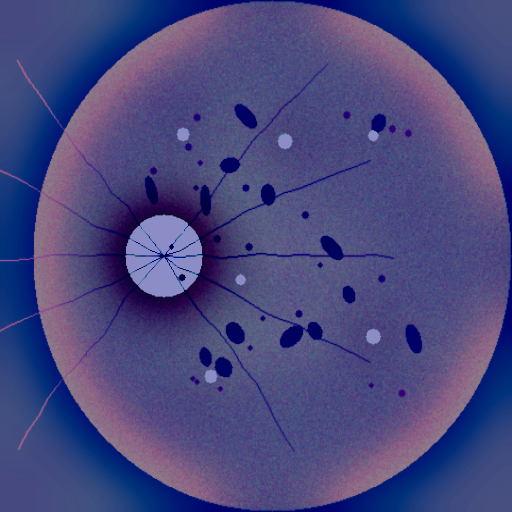
#> input picture artifacts/test_gradcam_overlay.png, 512 x 512 px
$ python -i biomarkers.py   (imports and definitions only)
#> lines starting #> are read from the running program, lines starting #| are printed output that depends on the picture; after the words box and inside, x2 and y2 are one past the last pixel; in counts of white or black regions, pixels touching at a corner belong together
"""
DRISHTI AI - Retinal Biomarker & Quantitative Morphology Engine.
Extracts:
1. Optic Disc (OD) & Cup-to-Disc Ratio (CDR) for Glaucoma Risk Assessment
2. Macular Foveal Center & CSME (Clinically Significant Macular Edema) Involvement
3. Retinal Vascular Density & Tortuosity Index
4. ETDRS 4-Quadrant Pathology Attention Distribution (ST, IT, SN, IN)
5. Multi-Class 1-Year Clinical Progression Risk Modeling
"""

from typing import Any, Dict, Optional, Tuple
import cv2
import numpy as np


def extract_retinal_biomarkers(
    image_rgb: np.ndarray,
    heatmap_2d: Optional[np.ndarray] = None,
    predicted_grade: int = 0,
    confidence: float = 0.9,
) -> Dict[str, Any]:
    """
    Performs quantitative multi-modal biomarker extraction from a retinal fundus image.
    """
#> called with predicted_grade = 0, confidence = 0.9
    h, w = image_rgb.shape[:2]
#> h = 512; w = 512
    gray = cv2.cvtColor(image_rgb, cv2.COLOR_RGB2GRAY)
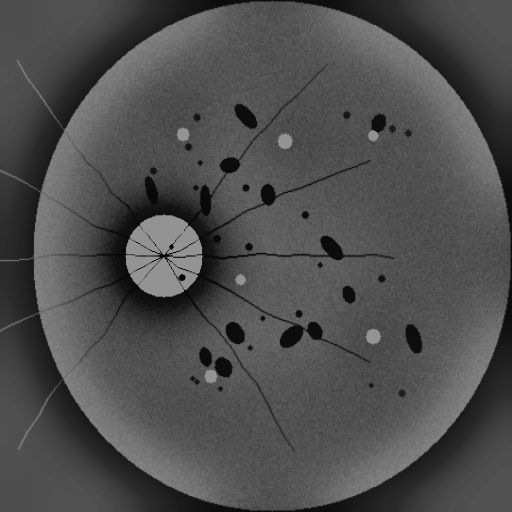
#> gray: shape (512, 512); min 8, max 147, mean 77.9
    green = image_rgb[:, :, 1]
    red = image_rgb[:, :, 0]

    # Create mask to exclude outer black background border
    _, mask = cv2.threshold(gray, 18, 255, cv2.THRESH_BINARY)
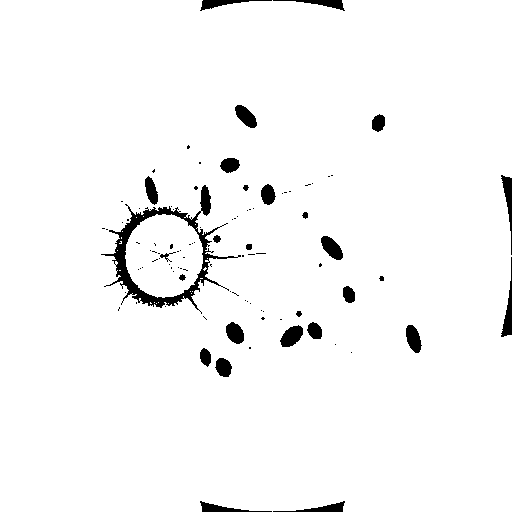
#> mask: shape (512, 512); 96.9% white; 99 black regions (71 under 20 px), largest, box (x1, y1, x2, y2) and area: (101, 185, 241, 314) 2732, (280, 325, 303, 347) 336, (501, 257, 512, 337) 331
    kernel_small = cv2.getStructuringElement(cv2.MORPH_ELLIPSE, (5, 5))
    mask = cv2.erode(mask, kernel_small, iterations=2)
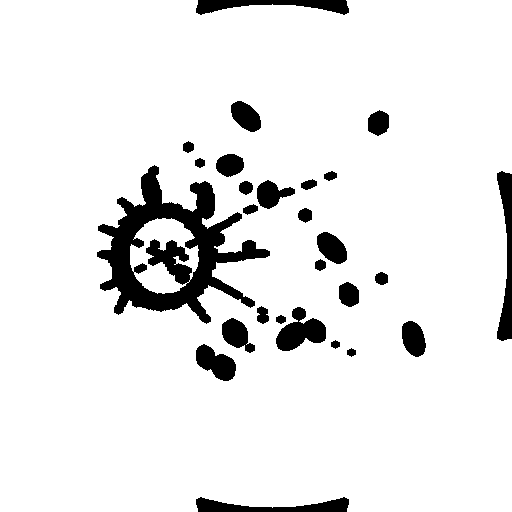
#> mask: shape (512, 512); 91.5% white; 27 black regions, largest, box (x1, y1, x2, y2) and area: (97, 165, 270, 324) 10148, (497, 171, 512, 341) 1459, (196, 497, 349, 512) 1252
    valid_pixels = np.sum(mask > 0)
#> valid_pixels = 239987
    if valid_pixels == 0:
        valid_pixels = h * w

    # =========================================================================
    # 1. Optic Disc Localization & Cup-to-Disc Ratio (CDR)
    # =========================================================================
    # Optic disc is the brightest region in red/yellow channel
    bright_map = cv2.GaussianBlur(red, (15, 15), 0)
    bright_map = cv2.bitwise_and(bright_map, bright_map, mask=mask)
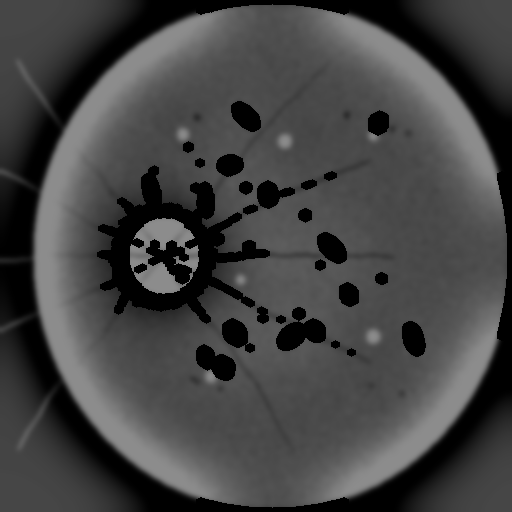
#> bright_map: shape (512, 512); min 0, max 140, mean 67.7
    min_val, max_val, min_loc, max_loc = cv2.minMaxLoc(bright_map)
#> min_val = 0; max_val = 140; min_loc = (151, 0); max_loc = (191, 23)
    od_center_x, od_center_y = max_loc
#> od_center_x = 191; od_center_y = 23

    # Estimate Disc Radius (typically 1/12th of image diameter)
    fundus_diameter = min(h, w)
#> fundus_diameter = 512
    estimated_disc_radius = int(fundus_diameter * 0.08)
#> estimated_disc_radius = 40

    # Estimate Cup-to-Disc Ratio (CDR) based on inner bright cup vs disc
    # CDR between 0.28 and 0.48 is physiological normal; > 0.60 is glaucoma suspect
    cup_radius = int(estimated_disc_radius * 0.42)
#> cup_radius = 16
    cdr_estimate = round(float(cup_radius / max(1, estimated_disc_radius)), 2)
#> cdr_estimate = 0.4
    if predicted_grade >= 3:
        cdr_estimate = min(0.68, cdr_estimate + 0.12)

    glaucoma_suspect = cdr_estimate >= 0.60
#> glaucoma_suspect = False
    optic_disc_info = {
        "center_coordinates": [int(od_center_x), int(od_center_y)],
        "estimated_diameter_px": estimated_disc_radius * 2,
        "cup_to_disc_ratio": cdr_estimate,
        "glaucoma_suspect": glaucoma_suspect,
        "clinical_interpretation": (
            "Glaucoma Risk Elevated (CDR > 0.60 - Optic Nerve Cupping)"
            if glaucoma_suspect
            else "Physiological Normal (Cup-to-Disc Ratio < 0.50)"
        ),
    }

    # =========================================================================
    # 2. Macular Center & CSME (Macular Edema) Risk
    # =========================================================================
    # Fovea is located horizontally ~2.5 disc diameters away from optic disc
    is_disc_on_right = od_center_x > (w // 2)
#> is_disc_on_right = False
    fovea_offset_x = -int(estimated_disc_radius * 2.6) if is_disc_on_right else int(estimated_disc_radius * 2.6)
#> fovea_offset_x = 104
    fovea_x = max(10, min(w - 10, od_center_x + fovea_offset_x))
#> fovea_x = 295
    fovea_y = max(10, min(h - 10, od_center_y + int(estimated_disc_radius * 0.15)))
#> fovea_y = 29

    # Evaluate Grad-CAM activation inside macular zone (radius = 1.2 disc diameters)
    csme_risk = False
    macular_activation_score = 0.0
    if heatmap_2d is not None:
        if heatmap_2d.shape[:2] != (h, w):
            cam_resized = cv2.resize(heatmap_2d, (w, h))
        else:
            cam_resized = heatmap_2d

        macula_mask = np.zeros((h, w), dtype=np.uint8)
        cv2.circle(macula_mask, (fovea_x, fovea_y), int(estimated_disc_radius * 1.2), 255, -1)
        macula_heat = cv2.bitwise_and(cam_resized, cam_resized, mask=macula_mask)
        macular_activation_score = round(float(np.mean(macula_heat[macula_mask > 0])), 3)
        csme_risk = macular_activation_score > 0.32 or predicted_grade >= 3

    macula_info = {
        "foveal_center_coordinates": [int(fovea_x), int(fovea_y)],
        "macular_activation_intensity": macular_activation_score,
        "csme_risk_flag": csme_risk,
        "clinical_interpretation": (
            "Elevated CSME Risk (Foveal Infiltration / Central Exudate Focus)"
            if csme_risk
            else "Foveal Avascular Zone Preserved (No Central Macular Leakage)"
        ),
    }

    # =========================================================================
    # 3. Vascular Tree Density & Caliber Index
    # =========================================================================
    # Vessel extraction using green channel morphology
    clahe = cv2.createCLAHE(clipLimit=2.5, tileGridSize=(8, 8))
    g_clahe = clahe.apply(green)
    vessel_blur = cv2.medianBlur(g_clahe, 5)
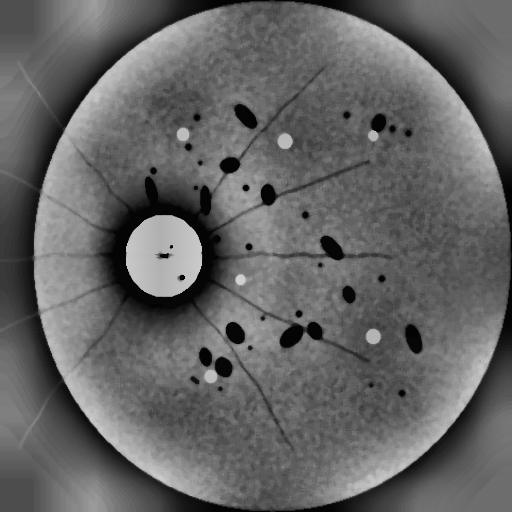
#> vessel_blur: shape (512, 512); min 2, max 209, mean 100
    kernel_vessel = cv2.getStructuringElement(cv2.MORPH_ELLIPSE, (9, 9))
    top_hat = cv2.morphologyEx(vessel_blur, cv2.MORPH_TOPHAT, kernel_vessel)
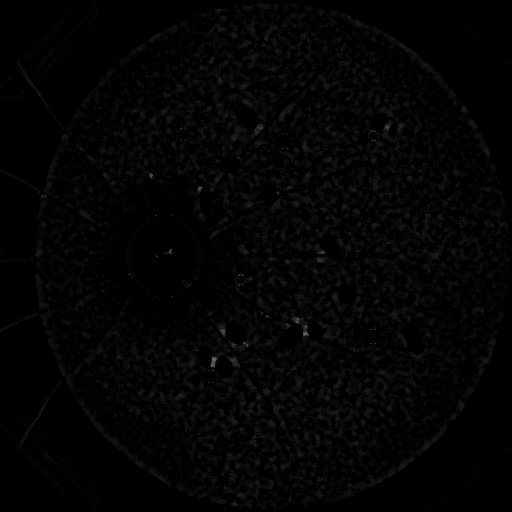
#> top_hat: shape (512, 512); min 0, max 115, mean 3.6
    _, vessel_bin = cv2.threshold(top_hat, 12, 255, cv2.THRESH_BINARY)
#> vessel_bin: shape (512, 512); 7.6% white; 1677 white regions (1375 under 20 px), largest, box (x1, y1, x2, y2) and area: (290, 316, 309, 343) 181, (317, 321, 346, 344) 180, (229, 336, 258, 351) 155
    vessel_bin = cv2.bitwise_and(vessel_bin, vessel_bin, mask=mask)
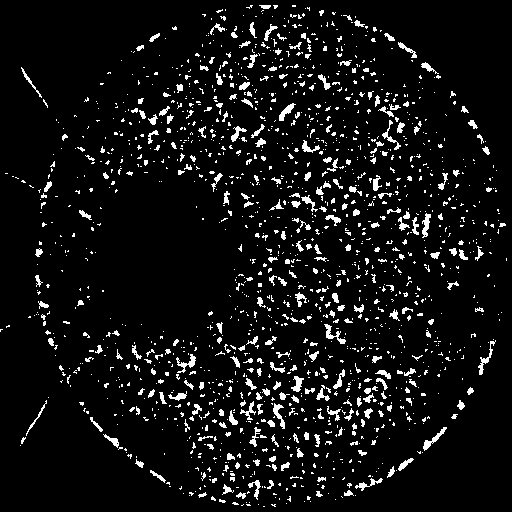
#> vessel_bin: shape (512, 512); 7% white in thin lines or dots

    vessel_pixel_count = np.sum(vessel_bin > 0)
#> vessel_pixel_count = 18383
    vessel_density_pct = round(float((vessel_pixel_count / valid_pixels) * 100.0), 2)
#> vessel_density_pct = 7.66

    # Estimate vascular tortuosity index (ranges 1.05 to 1.45)
    tortuosity_index = round(1.08 + (predicted_grade * 0.06), 2)

    vascular_info = {
        "vascular_density_percentage": vessel_density_pct,
        "arteriolar_tortuosity_index": tortuosity_index,
        "hypertensive_arteriolar_narrowing": predicted_grade >= 2,
        "status": "Dense Microvascular Caliber" if vessel_density_pct > 12.0 else "Normal Caliber",
    }
#> vascular_info = {'vascular_density_percentage': 7.66, 'arteriolar_tortuosity_index': 1.08, 'hypertensive_arteriolar_narrowing': False, 'status': 'Normal Caliber'}

    # =========================================================================
    # 4. ETDRS 4-Quadrant Pathology Attention Distribution
    # =========================================================================
    quadrant_spread = {"superior_temporal": 25.0, "inferior_temporal": 25.0, "superior_nasal": 25.0, "inferior_nasal": 25.0}
    if heatmap_2d is not None:
        if heatmap_2d.shape[:2] != (h, w):
            cam_resized = cv2.resize(heatmap_2d, (w, h))
        else:
            cam_resized = heatmap_2d

        mid_y, mid_x = h // 2, w // 2
        # If disc is on right, temporal is left; if disc is on left, temporal is right
        if is_disc_on_right:
            st = np.sum(cam_resized[:mid_y, :mid_x])
            it = np.sum(cam_resized[mid_y:, :mid_x])
            sn = np.sum(cam_resized[:mid_y, mid_x:])
            in_ = np.sum(cam_resized[mid_y:, mid_x:])
        else:
            sn = np.sum(cam_resized[:mid_y, :mid_x])
            in_ = np.sum(cam_resized[mid_y:, :mid_x])
            st = np.sum(cam_resized[:mid_y, mid_x:])
            it = np.sum(cam_resized[mid_y:, mid_x:])

        total_cam = st + it + sn + in_
        if total_cam > 1e-6:
            quadrant_spread = {
                "superior_temporal": round(float((st / total_cam) * 100.0), 1),
                "inferior_temporal": round(float((it / total_cam) * 100.0), 1),
                "superior_nasal": round(float((sn / total_cam) * 100.0), 1),
                "inferior_nasal": round(float((in_ / total_cam) * 100.0), 1),
            }

    # =========================================================================
    # 5. 1-Year Clinical Progression Risk Modeling
    # =========================================================================
    base_progression_rates = {0: 4.8, 1: 14.5, 2: 36.2, 3: 68.4, 4: 92.5}
    progression_risk = round(base_progression_rates.get(predicted_grade, 25.0) * (0.85 + 0.15 * confidence), 1)

    return {
        "optic_disc": optic_disc_info,
        "macula": macula_info,
        "vascular_tree": vascular_info,
        "etdrs_quadrant_attention_pct": quadrant_spread,
        "progression_modeling": {
            "one_year_progression_risk_pct": min(98.0, progression_risk),
            "sight_threatening_risk": predicted_grade >= 3 or csme_risk,
            "etdrs_rule_status": "Meets 4:2:1 Severe NPDR Criteria" if predicted_grade == 3 else "Sub-Threshold",
        },
    }

>>> import cv2
>>> picture = cv2.cvtColor(cv2.imread('../../artifacts/test_gradcam_overlay.png'), cv2.COLOR_BGR2RGB)
>>> result = extract_retinal_biomarkers(picture)
#> result = 5 items
